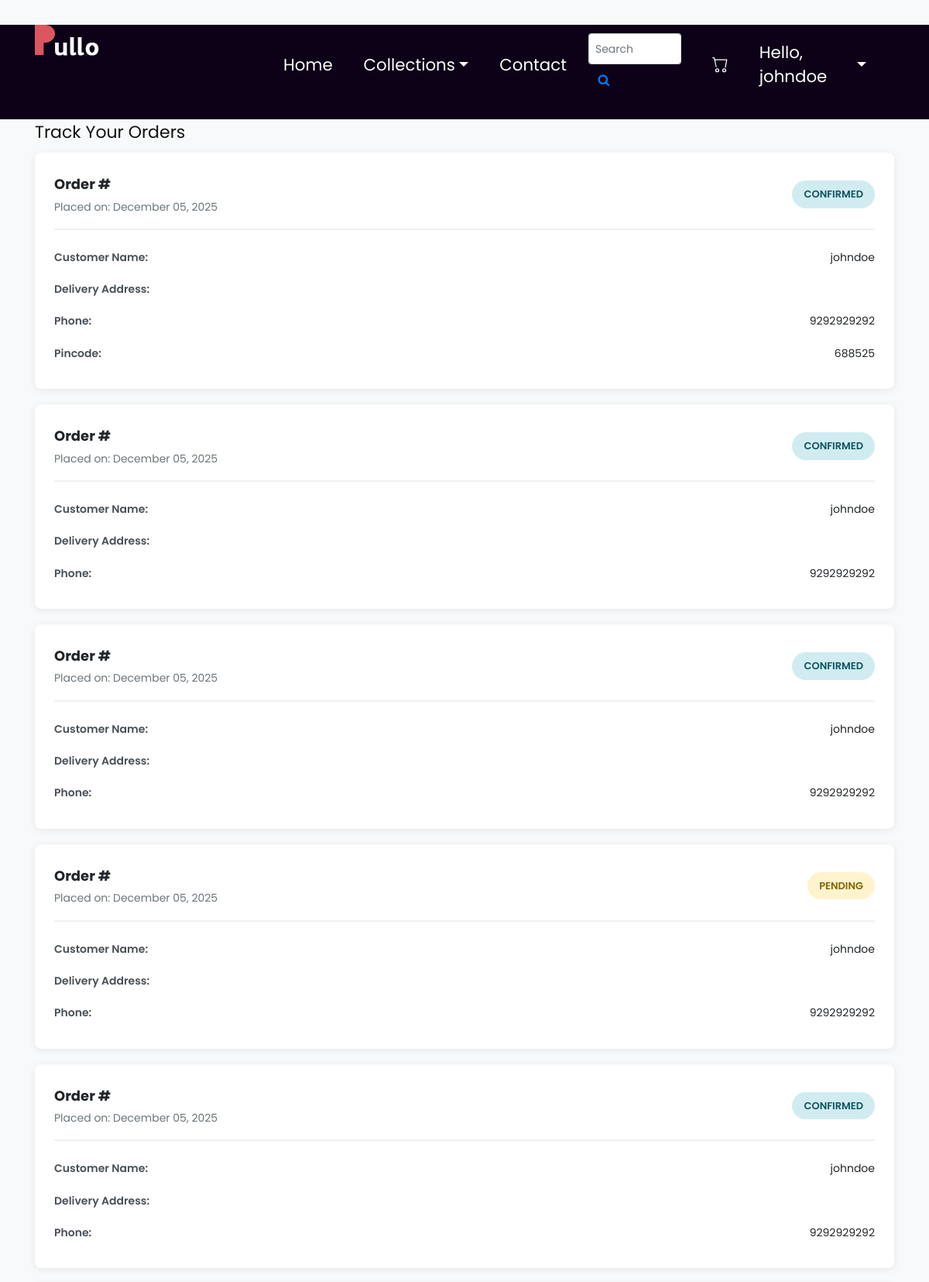
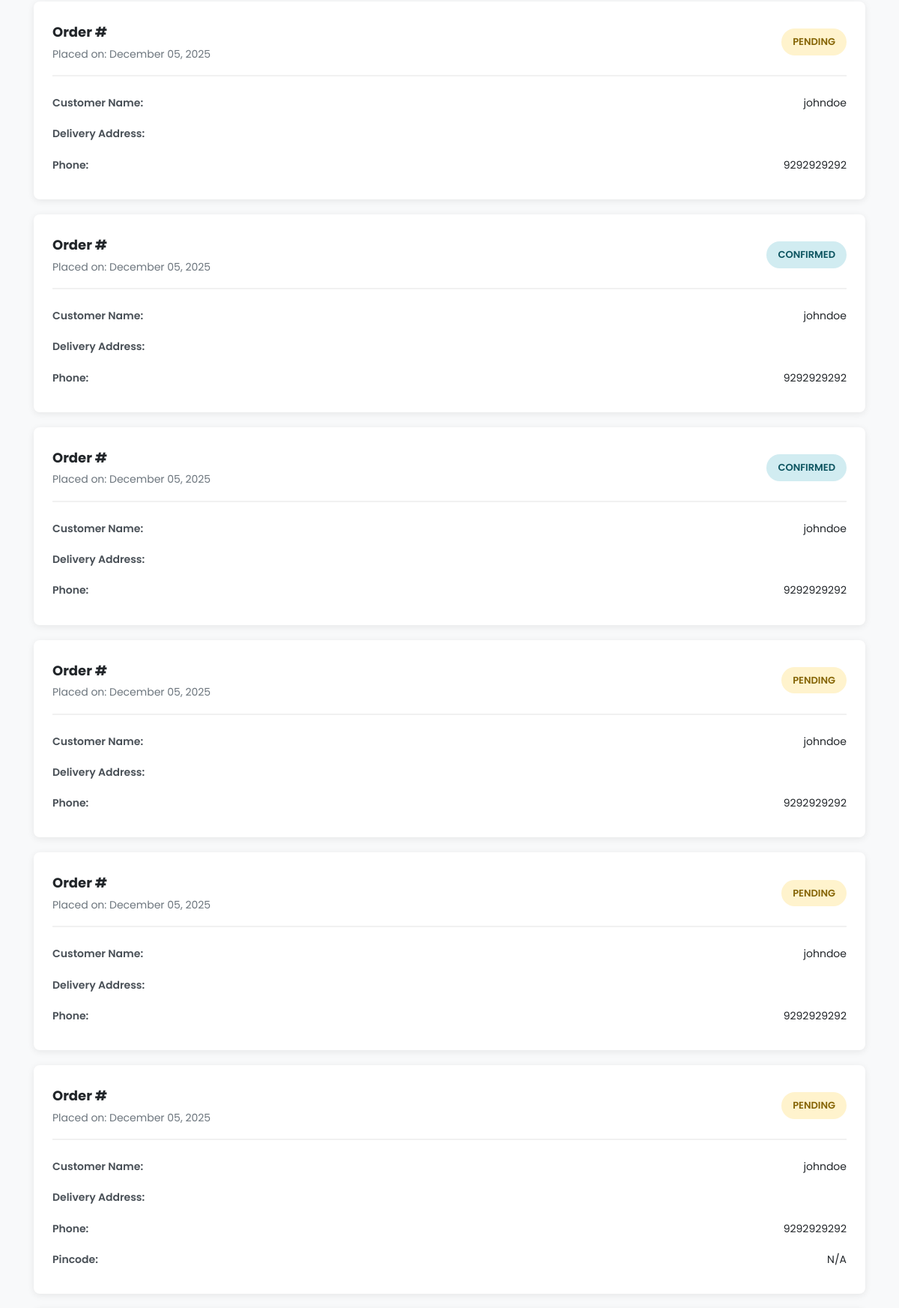
Page /track-order/ (signed in, upper part) on the committed database (2 pictures, top to bottom).
### app/models.py (models this page shows, shortened)
class OrderDetails(models.Model):
    STATUS_CHOICES = [
        ('pending', 'Pending'),
        ('confirmed', 'Confirmed'),
        ('processing', 'Processing'),
        ('shipped', 'Shipped'),
        ('delivered', 'Delivered'),
        ('cancelled', 'Cancelled'),
    ]
    orderid = models.AutoField(primary_key=True)
    productid = models.CharField(max_length=50)
    user = models.ForeignKey(UserDetails, on_delete=models.CASCADE, null=True, blank=True, related_name='orders', db_column='userid_id')
    username = models.CharField(max_length=100)
    useraddress = models.TextField()
    phnno = models.CharField(max_length=15)
    pincode = models.CharField(max_length=10)
    status = models.CharField(max_length=20, choices=STATUS_CHOICES, default='pending')
    status_note = models.TextField(blank=True, null=True)
    status_updated_at = models.DateTimeField(auto_now=True)
    created_at = models.DateTimeField(default=timezone.now)

### app/views.py (the view)
# urls.py: path('track-order/', views.track_order, name='track_order'),
def track_order(request):
    if 'userid' not in request.session: return redirect('login')
    user = UserDetails.objects.get(userid=request.session['userid'])
    orders = OrderDetails.objects.filter(user=user).order_by('-created_at')
    return render(request, 'track_order.html', {'user_orders': orders})

### template/track_order.html (shortened to what this page needs)
{% load static %}
<!DOCTYPE html>
<html lang="en">
<head>
    <link rel="stylesheet" href="{% static 'css/bootstrap.min.css' %}">
    <link rel="stylesheet" href="{% static 'css/style.css' %}">
    <link rel="stylesheet" href="{% static 'css/responsive.css' %}">
    <link rel="stylesheet" href="https://netdna.bootstrapcdn.com/font-awesome/4.0.3/css/font-awesome.css">
</head>
<body class="main-layout">
    {% include 'header.html' %}
    <div class="container orders-container">
        <h2>Track Your Orders</h2>
        {% if user_orders %}
            {% for order in user_orders %}
            <div class="order-card">
                <div class="order-header">
                    <div>
                        <div class="order-id">Order #{{ order.order_id }}</div>
                        <div class="order-date">Placed on: {{ order.created_at|date:"F d, Y" }}</div>
                    </div>
                    <span class="order-status status-{{ order.status|lower }}">{{ order.status }}</span>
                </div>
                <div class="order-details">
                    <div class="order-info-row">
                        <span class="info-label">Customer Name:</span>
                        <span class="info-value">{{ order.username }}</span>
                    </div>
                    <div class="order-info-row">
                        <span class="info-label">Delivery Address:</span>
                    </div>
                    {% if order.phnno %}
                    <div class="order-info-row">
                        <span class="info-label">Phone:</span>
                        <span class="info-value">{{ order.phnno }}</span>
                    </div>
                    {% endif %}
                    {% if order.pincode %}
                    <div class="order-info-row">
                        <span class="info-label">Pincode:</span>
                        <span class="info-value">{{ order.pincode }}</span>
                    </div>
                    {% endif %}
                </div>
            </div>
            {% endfor %}
        {% endif %}
    </div>
</body>
</html>

### static/css/style.css (style rules this page uses)
* { box-sizing: border-box !important; transition: ease all 0.5s; }
html { scroll-behavior: smooth; }
body { color: #666666; font-size: 14px; font-family: Poppins; line-height: 1.80857; font-weight: normal; overflow-x: hidden; }
h1, h2, h3, h4, h5, h6 { letter-spacing: 0; font-weight: normal; position: relative; padding: 0 0 10px 0; font-weight: normal; line-height: normal; color: #111111; margin: 0 }
h2 { font-size: 22px }
*, *::after, *::before { -webkit-box-sizing: border-box; -moz-box-sizing: border-box; box-sizing: border-box; }
body { width:100%; height:100%; }
.carousel-inner,.carousel,.carousel-item,.container,.fill { height:100%; width:100%; background-position:center center; background-size:cover; }

### template/track_order.html (style rules this page uses)
body { background-color: #f8f9fa; }
.orders-container { margin-top: 2rem; margin-bottom: 3rem; }
.order-card { background: white; border-radius: 8px; padding: 25px; margin-bottom: 20px; box-shadow: 0 2px 10px rgba(0,0,0,0.08); transition: all 0.3s ease; }
.order-header { display: flex; justify-content: space-between; align-items: center; padding-bottom: 15px; border-bottom: 2px solid #f1f1f1; margin-bottom: 15px; }
.order-id { font-size: 18px; font-weight: bold; color: #212529; }
.order-date { font-size: 14px; color: #6c757d; }
.order-status { display: inline-block; padding: 6px 15px; border-radius: 20px; font-size: 13px; font-weight: 600; text-transform: uppercase; }
.status-pending { background: #fff3cd; color: #856404; }
.status-confirmed { background: #d1ecf1; color: #0c5460; }
.order-details { margin-top: 15px; }
.order-info-row { display: flex; justify-content: space-between; padding: 8px 0; font-size: 14px; }
.info-label { font-weight: 600; color: #495057; }
.info-value { color: #212529; }

### rows in the picture
OrderDetails: created_at "December 05, 2025", status "CONFIRMED", username "johndoe", phnno "9292929292", pincode "688525"
OrderDetails: created_at "December 05, 2025", status "CONFIRMED", username "johndoe", phnno "9292929292"
OrderDetails: created_at "December 05, 2025", status "CONFIRMED", username "johndoe", phnno "9292929292"
OrderDetails: created_at "December 05, 2025", status "PENDING", username "johndoe", phnno "9292929292"
OrderDetails: created_at "December 05, 2025", status "CONFIRMED", username "johndoe", phnno "9292929292"
OrderDetails: created_at "December 05, 2025", status "PENDING", username "johndoe", phnno "9292929292"
OrderDetails: created_at "December 05, 2025", status "CONFIRMED", username "johndoe", phnno "9292929292"
OrderDetails: created_at "December 05, 2025", status "CONFIRMED", username "johndoe", phnno "9292929292"
OrderDetails: created_at "December 05, 2025", status "PENDING", username "johndoe", phnno "9292929292"
OrderDetails: created_at "December 05, 2025", status "PENDING", username "johndoe", phnno "9292929292"
OrderDetails: created_at "December 05, 2025", status "PENDING", username "johndoe", phnno "9292929292", pincode "N/A"

### other values in the picture
{{ request.session.username }} "johndoe"
